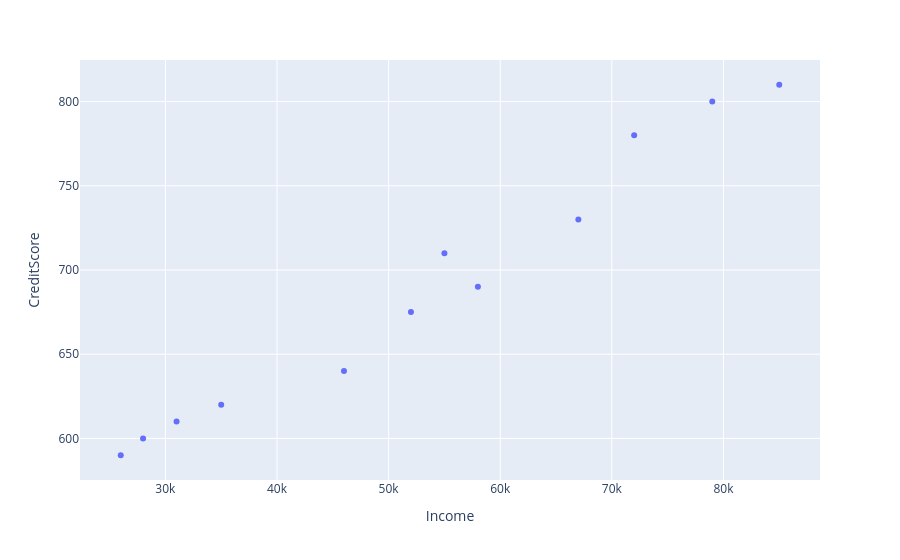

The notebook cell saved with this chart:
### Code cell
fig = px.scatter(df, x="Income",y="CreditScore")
fig.show()

### Figure 1 — Plotly figure (JSON) as saved in the notebook; plotly's stock layout.template omitted (floating-point values rounded to 4 significant figures)
{"data": [{"hovertemplate": "Income=%{x}<br>CreditScore=%{y}<extra></extra>", "legendgroup": "", "marker": {"color": "#636efa", "symbol": "circle"}, "mode": "markers", "name": "", "orientation": "v", "showlegend": false, "type": "scatter", "x": [35000.0, 72000.0, 58000.0, 26000.0, 85000.0, 46000.0, 67000.0, 31000.0, 79000.0, 52000.0, 55000.0, 28000.0], "xaxis": "x", "y": [620, 780, 690, 590, 810, 640, 730, 610, 800, 675, 710, 600], "yaxis": "y"}], "layout": {"legend": {"tracegroupgap": 0}, "margin": {"t": 60}, "xaxis": {"anchor": "y", "domain": [0, 1], "title": {"text": "Income"}}, "yaxis": {"anchor": "x", "domain": [0, 1], "title": {"text": "CreditScore"}}}}
